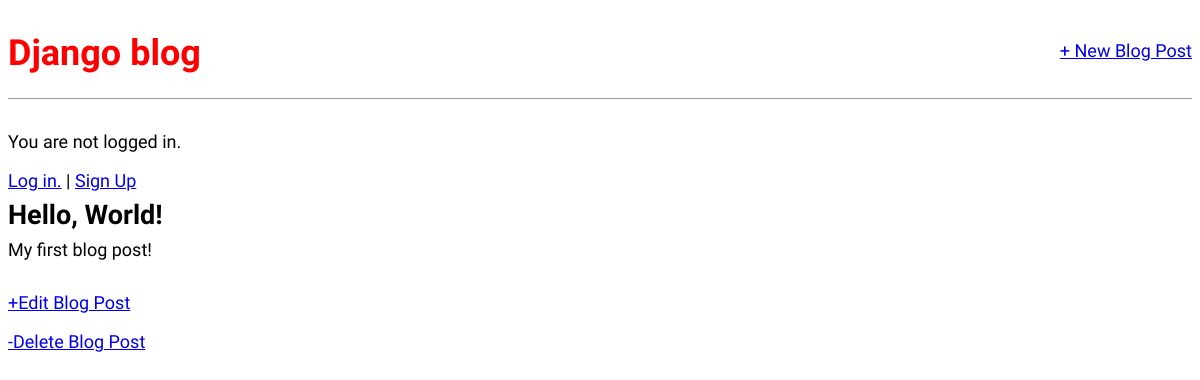
/post/1/, run on an earlier commit of the app's database.
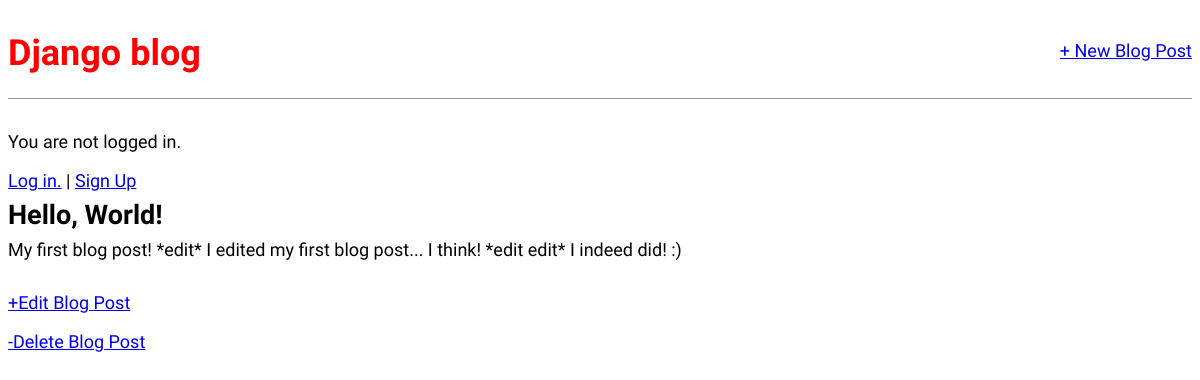
And on a later commit of the database.
### blog/models.py (models this page shows, shortened)
class Post(models.Model):
    title = models.CharField(max_length = 200)
    author = models.ForeignKey(
        "auth.User",
        on_delete=models.CASCADE,
    )
    body = models.TextField()

### blog/views.py (the view)
# urls.py: path("post/<int:pk>/", BlogDetailView.as_view(), name = "post_detail"),
class BlogDetailView(DetailView):
    model = Post
    template_name = 'post_detail.html'

### templates/post_detail.html
{% extends "base.html" %}
{% block content %}
<div class ='post-entry'>
    <h2>{{ post.title }}</h2>
    <p> {{ post.body }}</p>
</div>
<p><a href="{% url 'post_edit' post.pk %}">+Edit Blog Post</a></p>
<p><a href="{% url 'post_delete' post.pk %}">-Delete Blog Post</a></p>
{% endblock content %}

What changed in the data, as far as the page shows it:
changed Post "Hello, World!": body "My first blog post!" → "My first blog post! *edit* I edited my first blog post... I think! *edit edit* I indeed did! :)"
